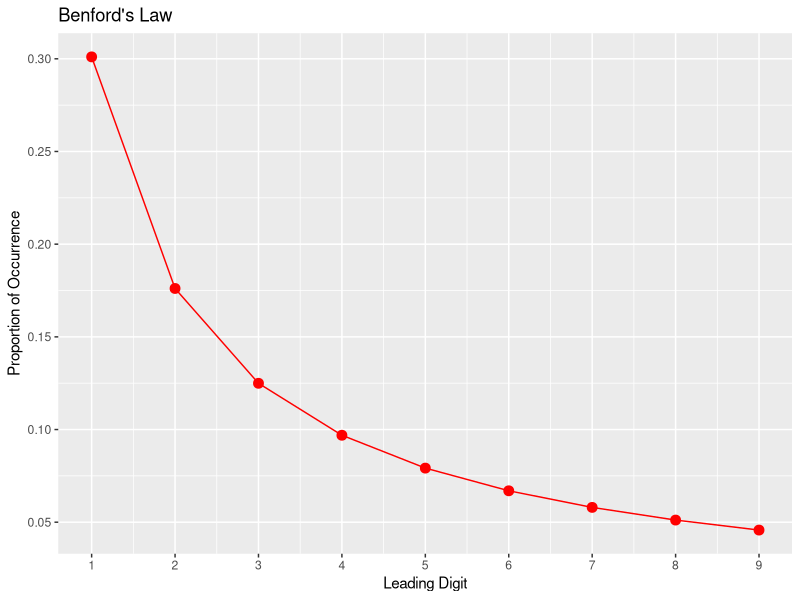
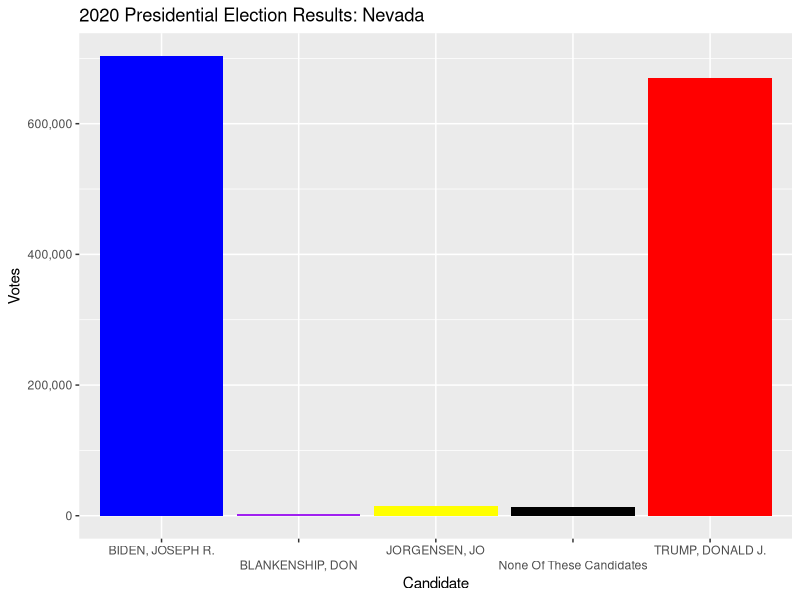
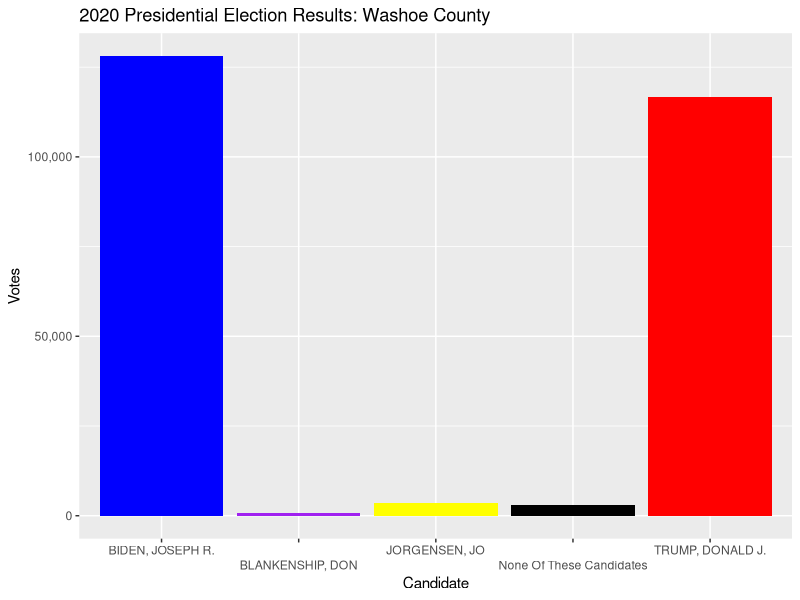
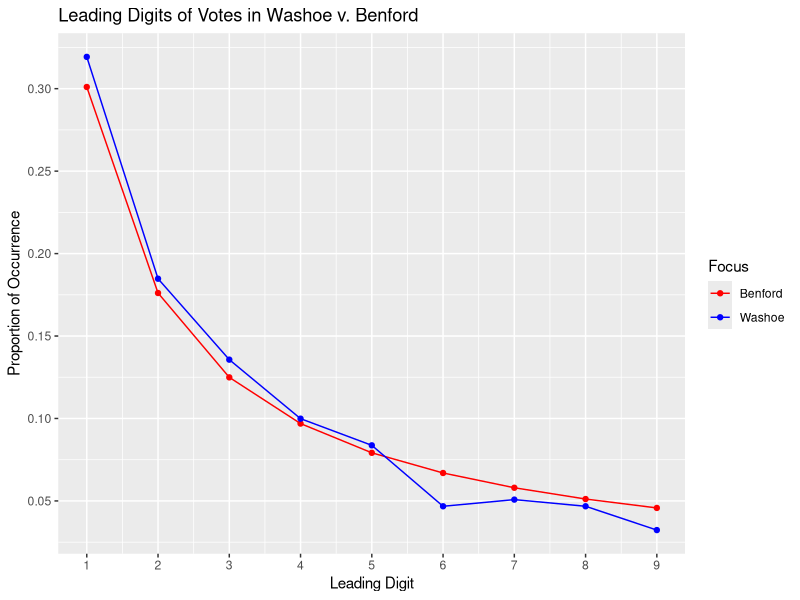
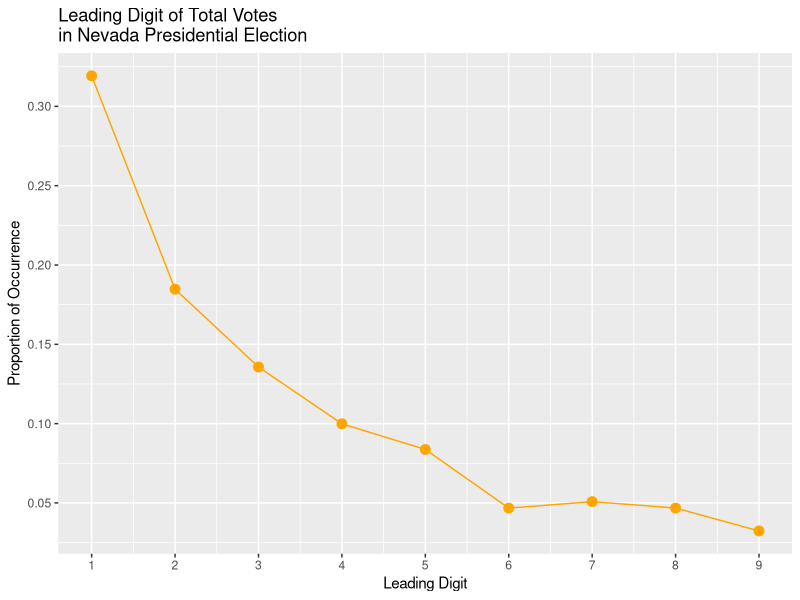
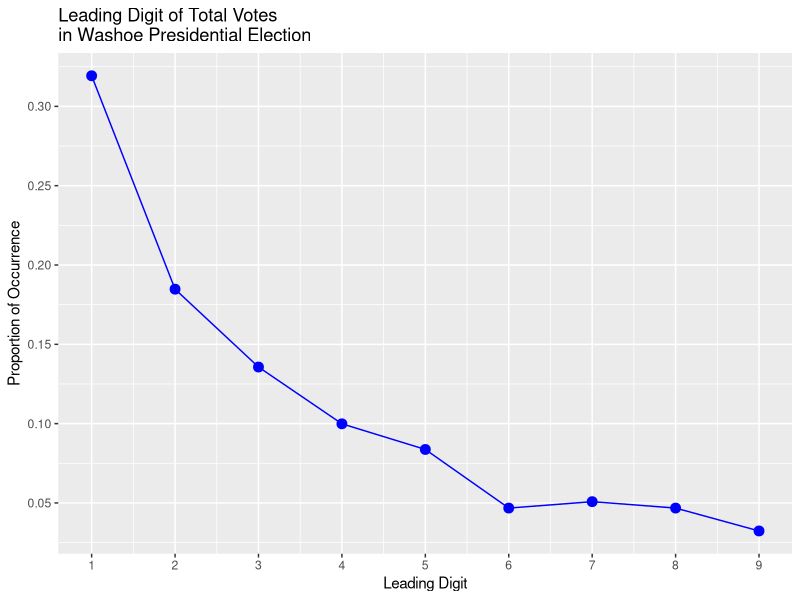

Recreate these plots in R, in order. (Note: this script raises an error after producing the figures.)
# Data Analysis: 2020 Presidential Election Fraud Analysis via Benford's Law
# Author: Dillan Marroquin
# Date: 05/01/2024 (Originally conducted on 08/11/2021)

# Load libraries
library(tidyverse)
library(scales)

# Set working directory
setwd("C:/Users/di11m/Downloads/Coursera/Data Analysis/RStudio")

# Load election data for Washoe and NV
washoe <- read.csv("Election_Results_Washoe_CLEANED.csv")
nv <- read.csv("Election_Results_NV_CLEANED.csv")

# Define candidate names
candidates <- c("BIDEN, JOSEPH R.", "BLANKENSHIP, DON", "JORGENSEN, JO", "None Of These Candidates", "TRUMP, DONALD J.")

# Function to filter and sum votes per candidate
sum_votes <- function(data, candidate_name){
  candidate_data <- filter(data, Candidate == candidate_name)
  return(sum(candidate_data$Votes))
}

# Calculate total votes per candidate: Washoe and NV
biden_votes_w <- sum_votes(washoe, candidates[1])
biden_votes_n <- sum_votes(nv, candidates[1])
blank_votes_w <- sum_votes(washoe, candidates[2])
blank_votes_n <- sum_votes(nv, candidates[2])
jorg_votes_w <- sum_votes(washoe, candidates[3])
jorg_votes_n <- sum_votes(nv, candidates[3])
none_votes_w <- sum_votes(washoe, candidates[4])
none_votes_n <- sum_votes(nv, candidates[4])
trump_votes_w <- sum_votes(washoe, candidates[5])
trump_votes_n <- sum_votes(nv, candidates[5])

# Total votes per candidate: Washoe and NV
total_votes_w <- sum(biden_votes_w, blank_votes_w, jorg_votes_w, none_votes_w, trump_votes_w)
total_votes_n <- sum(biden_votes_n, blank_votes_n, jorg_votes_n, none_votes_n, trump_votes_n)

# Total votes by candidate data frame: Washoe and NV
votes_by_candidate_w <- data.frame(
  Candidate = candidates,
  Votes = c(biden_votes_w, blank_votes_w, jorg_votes_w, none_votes_w, trump_votes_w)
)
votes_by_candidate_n <- data.frame(
  Candidate = candidates,
  Votes = c(biden_votes_n, blank_votes_n, jorg_votes_n, none_votes_n, trump_votes_n)
)

# Percentage of votes per candidate: Washoe and NV
percents_w <- votes_by_candidate_w$Votes / total_votes_w
percents_n <- votes_by_candidate_n$Votes / total_votes_n

# Percentage of votes per candidate data frame: Washoe and NV
percent_total_w <- data.frame(
  Candidate = candidates,
  Percent = percents_w * 100
)
percent_total_n <- data.frame(
  Candidate = candidates,
  Percent = percents_n * 100
)

# Graph generator function
generate_graph <- function(candidate_names, votes, title){
  # Data frame for graph
  graph_data <- data.frame(
    Candidate = candidate_names,
    Votes = votes
  )
  # Generate graph
  graph <- ggplot(graph_data, aes(x = Candidate, y = Votes, fill = Candidate)) +
    geom_col() +
    theme(legend.position = "none") +
    scale_y_continuous(breaks = scales::pretty_breaks(), labels = scales::comma_format()) +
    scale_x_discrete(guide = guide_axis(n.dodge = 2)) +
    scale_fill_manual(values = c(
      "BIDEN, JOSEPH R." = "blue",
      "BLANKENSHIP, DON" = "purple",
      "JORGENSEN, JO" = "yellow",
      "None Of These Candidates" = "black",
      "TRUMP, DONALD J." = "red")) +
    labs(
      title = title,
      x = "Candidate",
      y = "Votes"
    )
  return(graph)
}

# Graph of election results: Washoe and NV
election_graph_w <- generate_graph(
  candidate_names = candidates,
  votes = c(biden_votes_w, blank_votes_w, jorg_votes_w, none_votes_w, trump_votes_w),
  title = "2020 Presidential Election Results: Washoe County"
  )

election_graph_n <- generate_graph(
  candidate_names = candidates,
  votes = c(biden_votes_n, blank_votes_n, jorg_votes_n, none_votes_n, trump_votes_n),
  title = "2020 Presidential Election Results: Nevada"
)

# Benford's Law distribution
bens_law <- function(d) log10(1 + 1 / d)  #Formula
digits <- 1:9
bens_data <- data.frame(Digits = digits, Percentage = bens_law(digits))

bens_graph <-
  ggplot(bens_data,
         aes(x = Digits, y = Percentage)) +
  geom_line(color = "red") +
  geom_point(color = "red", size = 3) + 
  scale_x_continuous(n.breaks = 9) +
  scale_y_continuous(n.breaks = 8) +
  labs(title = "Benford's Law",
       x = "Leading Digit",
       y = "Proportion of Occurrence")

# Leading Digits: Washoe
ld_occur_w <- sapply(1:9, function(x) sum(washoe$LeadDigit == x))
ld_percent_w <- ld_occur_w / sum(ld_occur_w)

ld_data_w <- data.frame(Digits = digits, Percentage = ld_percent_w)

ld_graph_w <-
  ggplot(ld_data_w,
         aes(x = Digits, y = Percentage)) +
  geom_line(color = "blue") +
  geom_point(color = "blue", size = 3) +
  scale_x_continuous(n.breaks = 9) +
  scale_y_continuous(n.breaks = 8) +
  labs(title = "Leading Digit of Total Votes\nin Washoe Presidential Election",
       x = "Leading Digit",
       y = "Proportion of Occurrence")


# Leading Digits: NV
ld_occur_n <- sapply(1:9, function(x) sum(washoe$LeadDigit == x))
ld_percent_n <- ld_occur_n / sum(ld_occur_n)

ld_data_n <- data.frame(Digits = digits, Percentage = ld_percent_w)

ld_graph_n <-
  ggplot(ld_data_n,
         aes(x = Digits, y = Percentage)) +
  geom_line(color = "orange") +
  geom_point(color = "orange", size = 3) +
  scale_x_continuous(n.breaks = 9) +
  scale_y_continuous(n.breaks = 8) +
  labs(title = "Leading Digit of Total Votes\nin Nevada Presidential Election",
       x = "Leading Digit",
       y = "Proportion of Occurrence")

# Benford's Law comparison: Washoe
table_wb <- data.frame(Digits = digits,
                      Percentage = c(bens_law(digits), ld_percent_w),
                      Focus = c(rep("Benford", 9), rep("Washoe", 9)))

graph_wb <-
  ggplot(table_wb,
         aes(x = Digits, y = Percentage, group = Focus)) + 
  geom_line(aes(color = Focus)) +
  geom_point(aes(color = Focus)) +
  scale_x_continuous(n.breaks = 9) +
  scale_y_continuous(n.breaks = 8) +
  scale_color_manual(values = c("red", "blue")) +
  labs(title = "Leading Digits of Votes in Washoe v. Benford",
       x = "Leading Digit",
       y = "Proportion of Occurrence")


# Benford's Law comparison: NV
table_nb <- data.frame(Digits = digits,
                      Percentage = c(bens_law(digits), ld_percent),
                      Focus = c(rep("Benford", 9), rep("Nevada", 9)))

graph_nb <-
  ggplot(table_nb,
         aes(x = Digits, y = Percentage, group = Focus)) + 
  geom_line(aes(color = Focus)) +
  geom_point(aes(color = Focus)) +
  scale_x_continuous(n.breaks = 9) +
  scale_y_continuous(n.breaks = 8) +
  scale_color_manual(values=c("red", "orange")) +
  labs(title = "Leading Digits of Votes in Nevada v. Benford",
       x = "Leading Digit",
       y = "Proportion of Occurrence")

# Benford's Law comparison: NV, Washoe, Benford
table_all <- data.frame(Digits = digits, 
                       Percentage = c(bens_law(digits), ld_percent_w, ld_percent_n), 
                       Focus = c(rep("Benford", 9), rep("Washoe", 9), rep("Nevada", 9)))

graph_all <-
  ggplot(table_all,
         aes(x = Digits, y = Percentage, group = Focus)) + 
  geom_line(aes(color = Focus)) +
  geom_point(aes(color = Focus)) +
  scale_x_continuous(n.breaks = 9) +
  scale_y_continuous(n.breaks = 8) +
  scale_color_manual(values = c("red", "orange", "blue")) +
  labs(title = "Washoe and Nevada v. Benford",
       x = "Leading Digit",
       y = "Proportion of Occurrence")